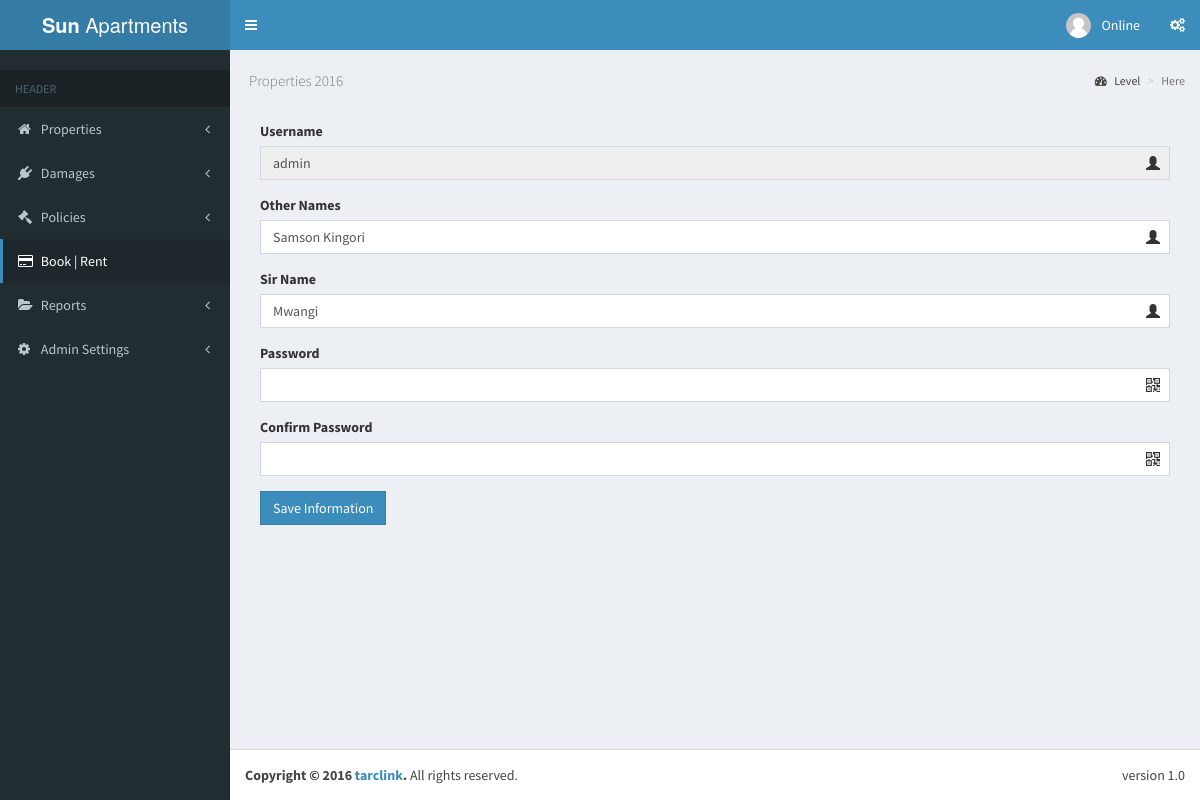
The page /admin/adminprof.php (signed in) on the database its author committed.
### tables this page shows
CREATE TABLE `users` (
  `userid` int(11) NOT NULL,
  `username` varchar(250) NOT NULL,
  `emailad` varchar(20) NOT NULL,
  `idcard` int(20) NOT NULL,
  `phonenum` int(20) NOT NULL,
  `password` varchar(100) NOT NULL,
  `sirname` varchar(20) NOT NULL,
  `othernames` varchar(20) NOT NULL,
  `category` varchar(50) NOT NULL,
  `status` varchar(50) NOT NULL,
  `logs` varchar(200) NOT NULL,
  `bank_name` varchar(50) NOT NULL,
  `bank_account` int(50) NOT NULL,
  `pass_status` varchar(250) NOT NULL
);

### admin/adminprof.php (the view, shortened to what this page needs)
<?php
$userid=$_SESSION['userid'];
$result=mysql_query("SELECT * from users where userid='$userid'")or die(mysql_error);
$row=mysql_fetch_array($result);
$SirName=$row['sirname'];
$OtherNames=$row['othernames'];
$UserName=$row['username'];
?>
<?php include 'xh.php' ?>
<div class="content">
        <form id="newapartment" method="POST" action="">
          <div class="form-group has-feedback">
              <label> Username </label>
              <input type="text" autocomplete="off" width="50%" class="form-control" id="" name="username" readonly="" placeholder="" value="<?php echo ''.$UserName.'';?>"/>
          </div>
          <div class="form-group has-feedback">
              <label> Other Names</label>
              <input type="text" class="form-control" autocomplete="off" placeholder="" name="other_names" minlength="3" value="<?php print "".$OtherNames."" ?>" required/>
          </div>
          <div class="form-group has-feedback">
              <label> Sir Name</label>
              <input type="text" class="form-control" autocomplete="off" placeholder="" name="sir_name" minlength="3" value="<?php print "".$SirName."" ?>" required/>
          </div>
          <div class="form-group has-feedback">
              <label>Password</label>
              <input type="password" class="form-control" autocomplete="off" placeholder="" name="pass" minlength="3" value="" required/>
          </div>
          <div class="form-group has-feedback">
              <label>Confirm Password</label>
              <input type="password" class="form-control" autocomplete="off" placeholder="" name="re_pass" minlength="3" value="" required/>
          </div>
            <div class="form-inline">
                <button type="submit" value="" name="updateadmin" class="btn btn-primary btn-flat">Save Information</button>
            </div>
        </form>
</div>
<?php include 'xf.php' ?>

### rows shown on the page
users: username "admin", other_names "Samson Kingori", sir_name "Mwangi"
